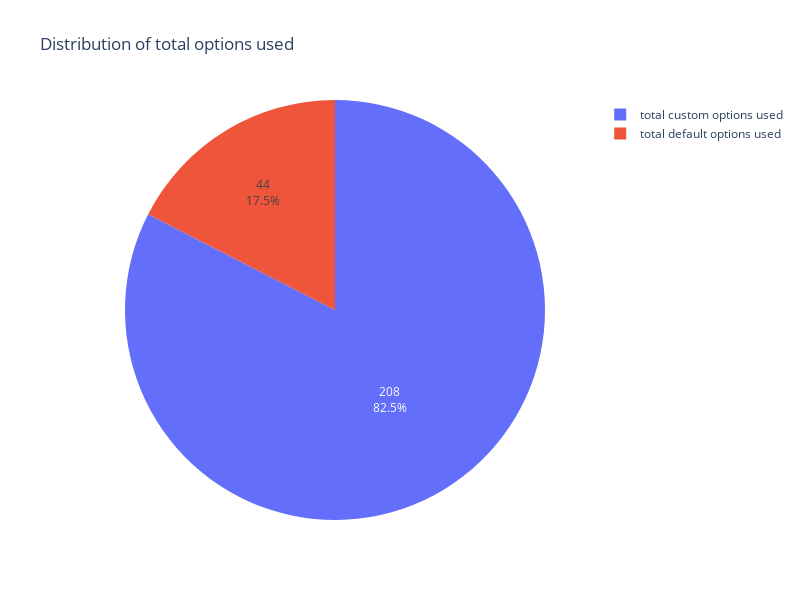

Notebook code for this chart:
### Code cell
labels = ["total default options used", "total custom options used"]
values = [used_default_counter, used_custom_counter]

fig = go.Figure(data=[go.Pie(labels=labels, values=values, textinfo='percent+value')])
fig.update_layout(
    title="Distribution of total options used",
    autosize=False,
    width=800,
    height=600,
)
fig.show()

### Figure 1 — Plotly figure (JSON) as saved in the notebook; plotly's stock layout.template omitted (floating-point values rounded to 4 significant figures)
{"data": [{"labels": ["total default options used", "total custom options used"], "textinfo": "percent+value", "type": "pie", "values": [44, 208]}], "layout": {"autosize": false, "height": 600, "title": {"text": "Distribution of total options used"}, "width": 800}}
